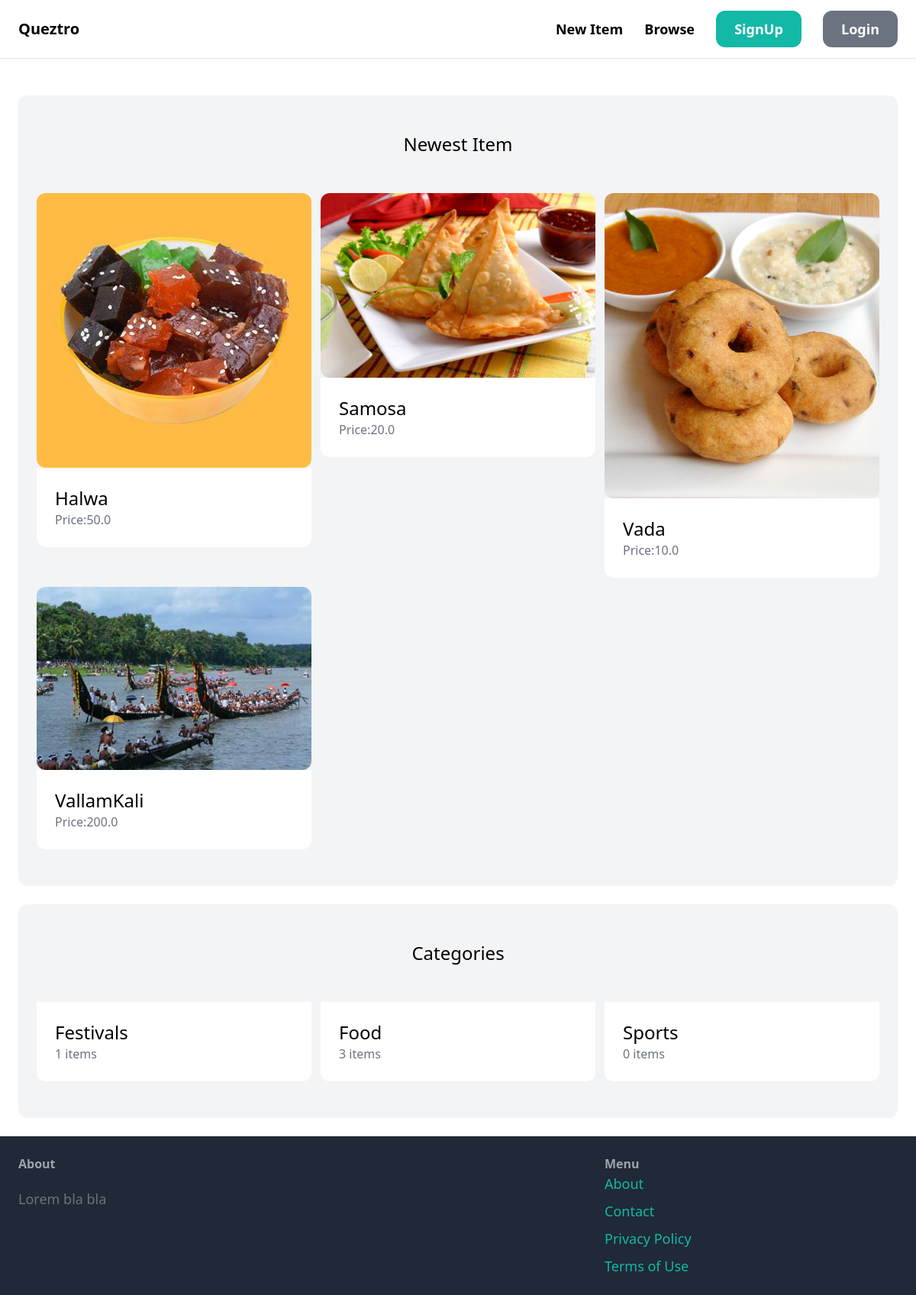
The page / on the database its author committed.
### item/models.py (models this page shows, shortened)
class Item(models.Model):
    category = models.ForeignKey(Category, related_name='items', on_delete=models.CASCADE)
    name = models.CharField(max_length=255)
    description = models.TextField(blank=True, null=True)
    image = models.ImageField(upload_to='item_image', blank=True, null=True)
    price = models.FloatField()
    is_sold = models.BooleanField(default=False)
    created_at = models.DateTimeField(auto_now_add=True)
    created_by = models.ForeignKey(User, related_name='items', on_delete=models.CASCADE)
    class Meta:
        ordering = ('name',)
        verbose_name_plural = 'Catergories'  # name of the category

class Category(models.Model):
    name = models.CharField(max_length=255)
    class Meta:
        ordering=('name',)
        verbose_name_plural = 'Catergories' #name of the category

### core/views.py (the view)
# urls.py: path('', views.index, name="index"),
def index(req):
    items = Item.objects.filter(is_sold=False)[0:6]
    categories = Category.objects.all()
    return render(req,'core/index.html', {
        'categories': categories,
        'items': items
    })

### core/templates/core/index.html (shortened to what this page needs)
{% extends 'core/base.html' %}
{% block content %}
    <div class="mt-6 px-6 py-12 bg-gray-100 rounded-xl ">
        <h2 class="mb-12 text-2xl text-center">Newest Item</h2>
        <div class="grid grid-cols-3 gap-3">
            {% for item in items %}
                <div>
                    <a href="{% url 'item:detail' item.id %}">
                        <div>
                            <img src="{{ item.image.url }}" alt="" class="rounded-xl">
                        </div>
                        <div class="p-6 bg-white rounded-b-xl">
                            <h2 class="text-2xl">{{item.name}}</h2>
                            <p class="text-gray-500">Price:{{ item.price }}</p>
                        </div>
                    </a>
                </div>
            {% endfor %}
        </div>
    </div>
<div class="mt-6 px-6 py-12 bg-gray-100 rounded-xl ">
        <h2 class="mb-12 text-2xl text-center">Categories</h2>
        <div class="grid grid-cols-3 gap-3">
            {% for category in categories %}
                <div>
                    <a href="#">
                        <div class="p-6 bg-white rounded-b-xl">
                            <h2 class="text-2xl">{{category.name}}</h2>
                            <p class="text-gray-500">{{category.items.count}} items</p>
                        </div>
                    </a>
                </div>
            {% endfor %}
        </div>
</div>
{% endblock %}

### core/templates/core/base.html (shortened to what this page needs)
<!DOCTYPE html>
<html lang="en">
<head>
    <script src="https://cdn.tailwindcss.com"></script>
</head>
<body>
    <nav class="px-6 py-6 flex justify-between items-center border-b  border-gray-200">
        <a href="/" class="text-xl font-semibold">Queztro</a>
        <div class="space-x-6">
            <a href="{% url 'item:new' %}" class="text-lg font-semibold hover:text-gray-500">New Item</a>
            <a href="{% url 'item:items' %}" class="text-lg font-semibold hover:text-gray-500">Browse</a>
            {% if request.user.is_authenticated %}
                <a href="#" class="px-6 py-3 text-lg font-semibold bg-teal-500 text-white rounded-xl hover:bg-teal-700">Inbox</a>
                <a href="{% url 'dashboard:index' %}" class="px-6 py-3 text-lg font-semibold bg-gray-500 text-white rounded-xl hover:bg-gray-700">Dashboard</a>
            {% else %}
                <a href="{% url 'core:signup' %}" class="px-6 py-3 text-lg font-semibold bg-teal-500 text-white rounded-xl hover:bg-teal-700">SignUp</a>
                <a href="{% url 'core:login' %}" class="px-6 py-3 text-lg font-semibold bg-gray-500 text-white rounded-xl hover:bg-gray-700">Login</a>
            {% endif %}
        </div>
    </nav>
    <div class="px-6 py-6">
        {% block content %}
        {% endblock %}
    </div>
    <footer class="px-6 py-6 flex justify-between bg-gray-800">
        <div class="w-2/3 pr-10">
            <h3 class="mb-5 font-semibold text-gray-400">About</h3>
            <p class="text-lg text-gray-500">Lorem  bla bla</p>
        </div>
        <div class="w-1/3 ">
            <h3 class="'=mb-5 font-semibold text-gray-400">Menu</h3>
            <ul class="space-y-2">
                <li><a href="#" class="text-lg text-teal-500 hover:text-teal-700">About</a></li>
                <li><a href="{% url 'core:contact' %}" class="text-lg text-teal-500 hover:text-teal-700">Contact</a></li>
                <li><a href="#" class="text-lg text-teal-500 hover:text-teal-700">Privacy Policy</a></li>
                <li><a href="#" class="text-lg text-teal-500 hover:text-teal-700">Terms of Use</a></li>
            </ul>
        </div>
    </footer>
</body>
</html>

### rows shown on the page
Item: image (picture), name "Halwa", price "50.0"
Item: image (picture), name "Samosa", price "20.0"
Item: image (picture), name "Vada", price "10.0"
Item: image (picture), name "VallamKali", price "200.0"
Category: name "Festivals", items.count "1"
Category: name "Food", items.count "3"
Category: name "Sports", items.count "0"
